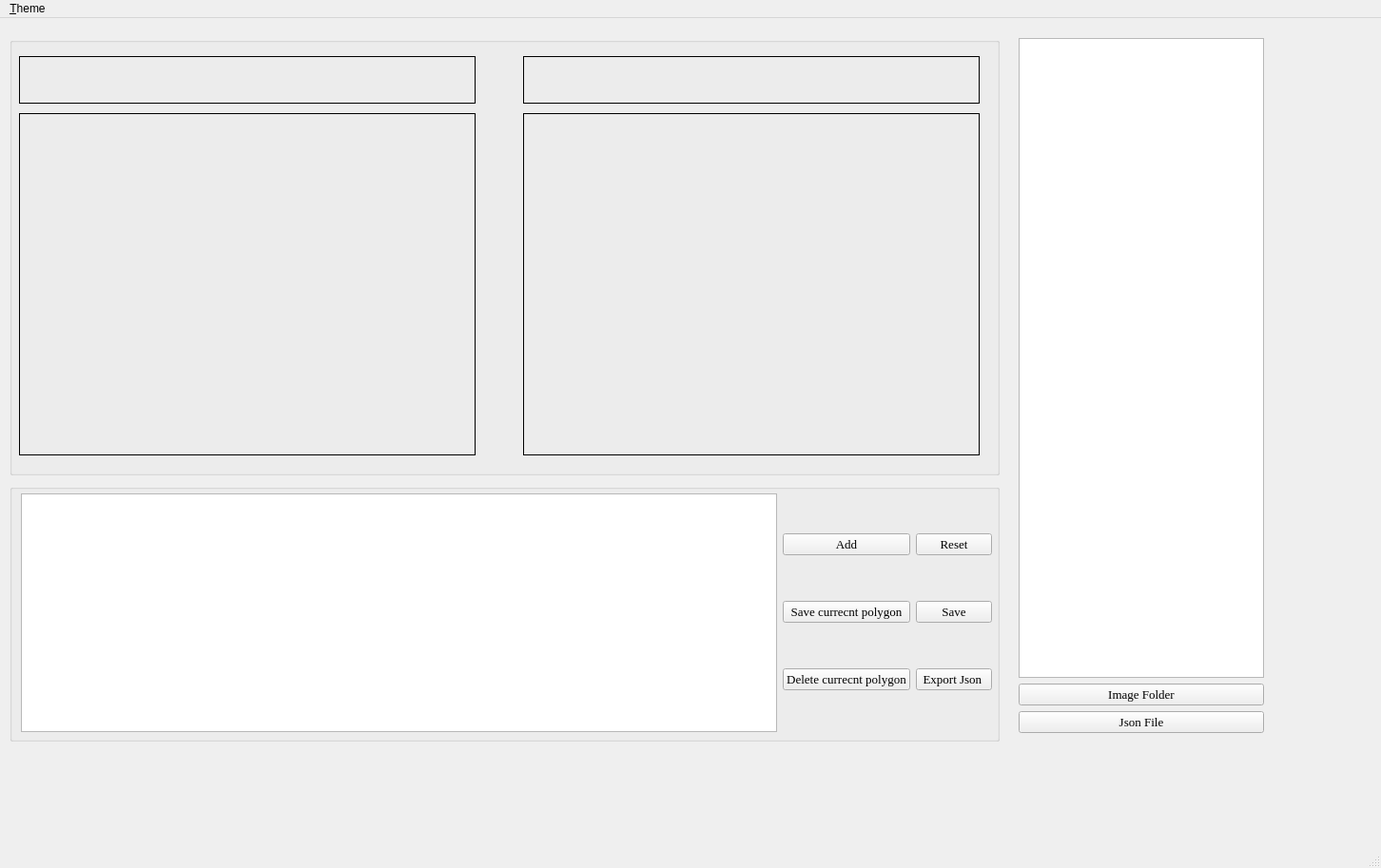
<?xml version="1.0" encoding="UTF-8"?>
<ui version="4.0">
 <class>MainWindow</class>
 <widget class="QMainWindow" name="MainWindow">
  <property name="geometry">
   <rect>
    <x>0</x>
    <y>0</y>
    <width>1452</width>
    <height>913</height>
   </rect>
  </property>
  <property name="windowTitle">
   <string>MainWindow</string>
  </property>
  <widget class="QWidget" name="centralwidget">
   <widget class="QGroupBox" name="groupBox">
    <property name="geometry">
     <rect>
      <x>10</x>
      <y>20</y>
      <width>1041</width>
      <height>461</height>
     </rect>
    </property>
    <property name="title">
     <string/>
    </property>
    <widget class="QLabel" name="label_show1">
     <property name="geometry">
      <rect>
       <x>10</x>
       <y>20</y>
       <width>480</width>
       <height>50</height>
      </rect>
     </property>
     <property name="font">
      <font>
       <family>Times New Roman</family>
       <pointsize>14</pointsize>
      </font>
     </property>
     <property name="frameShape">
      <enum>QFrame::Box</enum>
     </property>
     <property name="text">
      <string/>
     </property>
     <property name="alignment">
      <set>Qt::AlignCenter</set>
     </property>
    </widget>
    <widget class="QLabel" name="show_1">
     <property name="geometry">
      <rect>
       <x>10</x>
       <y>80</y>
       <width>480</width>
       <height>360</height>
      </rect>
     </property>
     <property name="frameShape">
      <enum>QFrame::Box</enum>
     </property>
     <property name="text">
      <string/>
     </property>
    </widget>
    <widget class="QLabel" name="label_show2">
     <property name="geometry">
      <rect>
       <x>540</x>
       <y>20</y>
       <width>480</width>
       <height>50</height>
      </rect>
     </property>
     <property name="font">
      <font>
       <family>Times New Roman</family>
       <pointsize>14</pointsize>
      </font>
     </property>
     <property name="frameShape">
      <enum>QFrame::Box</enum>
     </property>
     <property name="text">
      <string/>
     </property>
     <property name="alignment">
      <set>Qt::AlignCenter</set>
     </property>
    </widget>
    <widget class="QWidget" name="widget" native="true">
     <property name="geometry">
      <rect>
       <x>540</x>
       <y>80</y>
       <width>481</width>
       <height>361</height>
      </rect>
     </property>
     <widget class="QLabel" name="show_2">
      <property name="geometry">
       <rect>
        <x>0</x>
        <y>0</y>
        <width>480</width>
        <height>360</height>
       </rect>
      </property>
      <property name="frameShape">
       <enum>QFrame::Box</enum>
      </property>
      <property name="text">
       <string/>
      </property>
     </widget>
    </widget>
   </widget>
   <widget class="QGroupBox" name="groupBox_2">
    <property name="geometry">
     <rect>
      <x>10</x>
      <y>490</y>
      <width>1041</width>
      <height>271</height>
     </rect>
    </property>
    <property name="font">
     <font>
      <family>Times New Roman</family>
      <pointsize>14</pointsize>
     </font>
    </property>
    <property name="title">
     <string/>
    </property>
    <widget class="QWidget" name="">
     <property name="geometry">
      <rect>
       <x>12</x>
       <y>10</y>
       <width>1021</width>
       <height>251</height>
      </rect>
     </property>
     <layout class="QHBoxLayout" name="horizontalLayout">
      <item>
       <widget class="QListWidget" name="txt_list">
        <property name="font">
         <font>
          <family>Times New Roman</family>
          <pointsize>12</pointsize>
          <weight>75</weight>
          <bold>true</bold>
         </font>
        </property>
       </widget>
      </item>
      <item>
       <layout class="QVBoxLayout" name="verticalLayout">
        <item>
         <widget class="QPushButton" name="push_add">
          <property name="font">
           <font>
            <pointsize>10</pointsize>
           </font>
          </property>
          <property name="text">
           <string>Add</string>
          </property>
         </widget>
        </item>
        <item>
         <widget class="QPushButton" name="push_save_polygon">
          <property name="font">
           <font>
            <pointsize>10</pointsize>
           </font>
          </property>
          <property name="text">
           <string>Save currecnt polygon</string>
          </property>
         </widget>
        </item>
        <item>
         <widget class="QPushButton" name="push_delete_polygon">
          <property name="font">
           <font>
            <pointsize>10</pointsize>
           </font>
          </property>
          <property name="text">
           <string>Delete currecnt polygon</string>
          </property>
         </widget>
        </item>
       </layout>
      </item>
      <item>
       <layout class="QVBoxLayout" name="verticalLayout_3">
        <item>
         <widget class="QPushButton" name="push_reset">
          <property name="font">
           <font>
            <pointsize>10</pointsize>
           </font>
          </property>
          <property name="text">
           <string>Reset</string>
          </property>
         </widget>
        </item>
        <item>
         <widget class="QPushButton" name="push_save">
          <property name="font">
           <font>
            <pointsize>10</pointsize>
           </font>
          </property>
          <property name="text">
           <string>Save</string>
          </property>
         </widget>
        </item>
        <item>
         <widget class="QPushButton" name="push_export">
          <property name="font">
           <font>
            <pointsize>10</pointsize>
           </font>
          </property>
          <property name="text">
           <string>Export Json </string>
          </property>
         </widget>
        </item>
       </layout>
      </item>
     </layout>
    </widget>
   </widget>
   <widget class="QWidget" name="">
    <property name="geometry">
     <rect>
      <x>1071</x>
      <y>21</y>
      <width>258</width>
      <height>731</height>
     </rect>
    </property>
    <layout class="QVBoxLayout" name="verticalLayout_2">
     <item>
      <widget class="QListWidget" name="file_list"/>
     </item>
     <item>
      <widget class="QPushButton" name="push_select_img">
       <property name="font">
        <font>
         <family>Times New Roman</family>
         <pointsize>10</pointsize>
        </font>
       </property>
       <property name="text">
        <string>Image Folder</string>
       </property>
      </widget>
     </item>
     <item>
      <widget class="QPushButton" name="push_select_Json">
       <property name="font">
        <font>
         <family>Times New Roman</family>
         <pointsize>10</pointsize>
        </font>
       </property>
       <property name="text">
        <string>Json File</string>
       </property>
      </widget>
     </item>
    </layout>
   </widget>
  </widget>
  <widget class="QStatusBar" name="statusbar"/>
  <widget class="QMenuBar" name="menubar">
   <property name="geometry">
    <rect>
     <x>0</x>
     <y>0</y>
     <width>1452</width>
     <height>25</height>
    </rect>
   </property>
   <widget class="QMenu" name="menu_Theme">
    <property name="title">
     <string>&amp;Theme</string>
    </property>
    <addaction name="separator"/>
    <addaction name="action_dark_teal"/>
    <addaction name="action_light_teal"/>
   </widget>
   <addaction name="menu_Theme"/>
  </widget>
  <action name="action_dark_amber">
   <property name="text">
    <string>Dark_Amber</string>
   </property>
  </action>
  <action name="action_dark_blue">
   <property name="text">
    <string>Dark_Blue</string>
   </property>
  </action>
  <action name="action_light_amber">
   <property name="text">
    <string>Light_Amber</string>
   </property>
  </action>
  <action name="action_light_blue">
   <property name="text">
    <string>&amp;Light_Blue</string>
   </property>
  </action>
  <action name="action_dark_teal">
   <property name="text">
    <string>&amp;Dark Teal</string>
   </property>
  </action>
  <action name="action_light_teal">
   <property name="text">
    <string>&amp;Light Teal</string>
   </property>
  </action>
  <action name="action_light_red">
   <property name="text">
    <string>&amp;Light_Red</string>
   </property>
  </action>
  <action name="action_dark_red">
   <property name="text">
    <string>&amp;Dark_Red</string>
   </property>
  </action>
  <action name="action_Dark_Pink">
   <property name="text">
    <string>&amp;Dark_Pink</string>
   </property>
  </action>
  <action name="actionLight_Pink">
   <property name="text">
    <string>Light_Pink</string>
   </property>
  </action>
  <action name="actionDark_Lightgreen">
   <property name="text">
    <string>Dark_Lightgreen</string>
   </property>
  </action>
  <action name="actionLight_Lightgreen">
   <property name="text">
    <string>Light_Lightgreen</string>
   </property>
  </action>
 </widget>
 <resources/>
 <connections/>
</ui>
